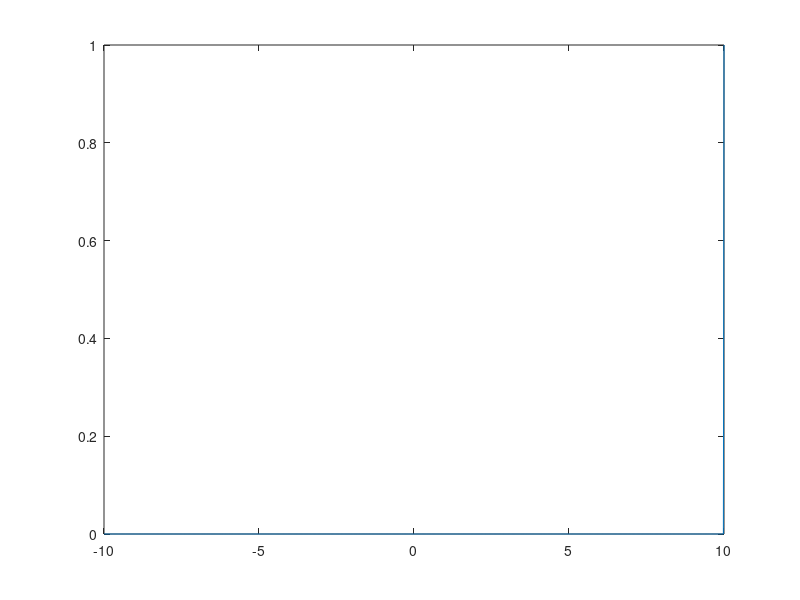

Reproduce this figure in MATLAB.
% Generate Gaussian noise
noise = randn([1 100000]);
[n x] = hist(noise, linspace(-3, 3, 21));
%disp([x; n]);
%plot(x, n);

% TODO: Try generating other kinds of random numbers.
%       How about a 2D grid of random Gaussian values?

noise = rand([1 1000000]);
[n x] = hist(noise, linspace(-1, 2, 200));
%plot(x, n);

noise = randi([1 1000000]);
[n x] = hist(noise, linspace(-10, 10, 1000));
plot(x, n);